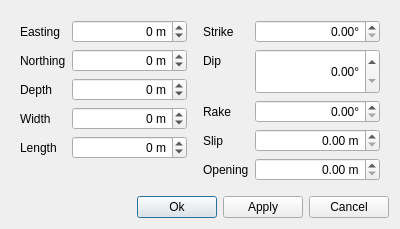
<?xml version="1.0" encoding="UTF-8"?>
<ui version="4.0">
 <class>OkadaSourceDialog</class>
 <widget class="QDialog" name="OkadaSourceDialog">
  <property name="windowModality">
   <enum>Qt::WindowModal</enum>
  </property>
  <property name="geometry">
   <rect>
    <x>0</x>
    <y>0</y>
    <width>400</width>
    <height>229</height>
   </rect>
  </property>
  <property name="sizePolicy">
   <sizepolicy hsizetype="Fixed" vsizetype="Fixed">
    <horstretch>0</horstretch>
    <verstretch>0</verstretch>
   </sizepolicy>
  </property>
  <property name="minimumSize">
   <size>
    <width>400</width>
    <height>0</height>
   </size>
  </property>
  <property name="focusPolicy">
   <enum>Qt::StrongFocus</enum>
  </property>
  <property name="windowTitle">
   <string>OkadaSource Parameters</string>
  </property>
  <layout class="QVBoxLayout" name="verticalLayout">
   <item>
    <widget class="QWidget" name="widget" native="true">
     <property name="enabled">
      <bool>true</bool>
     </property>
     <property name="sizePolicy">
      <sizepolicy hsizetype="Expanding" vsizetype="Expanding">
       <horstretch>0</horstretch>
       <verstretch>0</verstretch>
      </sizepolicy>
     </property>
     <property name="autoFillBackground">
      <bool>false</bool>
     </property>
     <property name="styleSheet">
      <string notr="true"/>
     </property>
     <layout class="QHBoxLayout" name="horizontalLayout_2">
      <item>
       <layout class="QFormLayout" name="formLayout_1">
        <property name="fieldGrowthPolicy">
         <enum>QFormLayout::ExpandingFieldsGrow</enum>
        </property>
        <property name="rightMargin">
         <number>10</number>
        </property>
        <item row="0" column="0">
         <widget class="QLabel" name="eastingLabel">
          <property name="toolTip">
           <string>&lt;span style='font-family: monospace'&gt;OkadaSource.easting&lt;/span&gt;&lt;br&gt;
Coordinate of the top center edge.</string>
          </property>
          <property name="text">
           <string>Easting</string>
          </property>
         </widget>
        </item>
        <item row="0" column="1">
         <widget class="QSpinBox" name="easting">
          <property name="sizePolicy">
           <sizepolicy hsizetype="Expanding" vsizetype="Fixed">
            <horstretch>0</horstretch>
            <verstretch>0</verstretch>
           </sizepolicy>
          </property>
          <property name="wrapping">
           <bool>true</bool>
          </property>
          <property name="alignment">
           <set>Qt::AlignRight|Qt::AlignTrailing|Qt::AlignVCenter</set>
          </property>
          <property name="accelerated">
           <bool>false</bool>
          </property>
          <property name="suffix">
           <string> m</string>
          </property>
          <property name="minimum">
           <number>-10000000</number>
          </property>
          <property name="maximum">
           <number>10000000</number>
          </property>
          <property name="singleStep">
           <number>100</number>
          </property>
         </widget>
        </item>
        <item row="1" column="0">
         <widget class="QLabel" name="northingLabel">
          <property name="toolTip">
           <string>&lt;span style='font-family: monospace'&gt;OkadaSource.northing&lt;/span&gt;&lt;br&gt;
Coordinate of the top center edge.</string>
          </property>
          <property name="text">
           <string>Northing</string>
          </property>
         </widget>
        </item>
        <item row="1" column="1">
         <widget class="QSpinBox" name="northing">
          <property name="sizePolicy">
           <sizepolicy hsizetype="Expanding" vsizetype="Fixed">
            <horstretch>0</horstretch>
            <verstretch>0</verstretch>
           </sizepolicy>
          </property>
          <property name="wrapping">
           <bool>true</bool>
          </property>
          <property name="alignment">
           <set>Qt::AlignRight|Qt::AlignTrailing|Qt::AlignVCenter</set>
          </property>
          <property name="accelerated">
           <bool>false</bool>
          </property>
          <property name="suffix">
           <string> m</string>
          </property>
          <property name="minimum">
           <number>-10000000</number>
          </property>
          <property name="maximum">
           <number>10000000</number>
          </property>
          <property name="singleStep">
           <number>100</number>
          </property>
         </widget>
        </item>
        <item row="2" column="0">
         <widget class="QLabel" name="depthLabel">
          <property name="toolTip">
           <string>&lt;span style='font-family: monospace'&gt;OkadaSource.depth&lt;/span&gt;&lt;br&gt;
Depth of the upper edge of the fault.</string>
          </property>
          <property name="text">
           <string>Depth</string>
          </property>
         </widget>
        </item>
        <item row="2" column="1">
         <widget class="QSpinBox" name="depth">
          <property name="sizePolicy">
           <sizepolicy hsizetype="Expanding" vsizetype="Fixed">
            <horstretch>0</horstretch>
            <verstretch>0</verstretch>
           </sizepolicy>
          </property>
          <property name="wrapping">
           <bool>true</bool>
          </property>
          <property name="alignment">
           <set>Qt::AlignRight|Qt::AlignTrailing|Qt::AlignVCenter</set>
          </property>
          <property name="accelerated">
           <bool>false</bool>
          </property>
          <property name="suffix">
           <string> m</string>
          </property>
          <property name="minimum">
           <number>-10000000</number>
          </property>
          <property name="maximum">
           <number>10000000</number>
          </property>
          <property name="singleStep">
           <number>100</number>
          </property>
         </widget>
        </item>
        <item row="3" column="0">
         <widget class="QLabel" name="widthLabel">
          <property name="toolTip">
           <string>&lt;span style='font-family: monospace'&gt;OkadaSource.width&lt;/span&gt;</string>
          </property>
          <property name="text">
           <string>Width</string>
          </property>
         </widget>
        </item>
        <item row="3" column="1">
         <widget class="QSpinBox" name="width">
          <property name="sizePolicy">
           <sizepolicy hsizetype="Expanding" vsizetype="Fixed">
            <horstretch>0</horstretch>
            <verstretch>0</verstretch>
           </sizepolicy>
          </property>
          <property name="wrapping">
           <bool>true</bool>
          </property>
          <property name="alignment">
           <set>Qt::AlignRight|Qt::AlignTrailing|Qt::AlignVCenter</set>
          </property>
          <property name="accelerated">
           <bool>false</bool>
          </property>
          <property name="suffix">
           <string> m</string>
          </property>
          <property name="minimum">
           <number>-10000000</number>
          </property>
          <property name="maximum">
           <number>10000000</number>
          </property>
          <property name="singleStep">
           <number>100</number>
          </property>
         </widget>
        </item>
        <item row="4" column="0">
         <widget class="QLabel" name="lengthLabel">
          <property name="toolTip">
           <string>&lt;span style='font-family: monospace'&gt;OkadaSource.length&lt;/span&gt;</string>
          </property>
          <property name="text">
           <string>Length</string>
          </property>
         </widget>
        </item>
        <item row="4" column="1">
         <widget class="QSpinBox" name="length">
          <property name="sizePolicy">
           <sizepolicy hsizetype="Expanding" vsizetype="Fixed">
            <horstretch>0</horstretch>
            <verstretch>0</verstretch>
           </sizepolicy>
          </property>
          <property name="wrapping">
           <bool>true</bool>
          </property>
          <property name="alignment">
           <set>Qt::AlignRight|Qt::AlignTrailing|Qt::AlignVCenter</set>
          </property>
          <property name="accelerated">
           <bool>false</bool>
          </property>
          <property name="suffix">
           <string> m</string>
          </property>
          <property name="minimum">
           <number>-10000000</number>
          </property>
          <property name="maximum">
           <number>10000000</number>
          </property>
          <property name="singleStep">
           <number>100</number>
          </property>
         </widget>
        </item>
       </layout>
      </item>
      <item>
       <layout class="QFormLayout" name="formLayout_2">
        <property name="fieldGrowthPolicy">
         <enum>QFormLayout::ExpandingFieldsGrow</enum>
        </property>
        <item row="1" column="1">
         <widget class="QDoubleSpinBox" name="dip">
          <property name="sizePolicy">
           <sizepolicy hsizetype="Expanding" vsizetype="Expanding">
            <horstretch>0</horstretch>
            <verstretch>0</verstretch>
           </sizepolicy>
          </property>
          <property name="alignment">
           <set>Qt::AlignRight|Qt::AlignTrailing|Qt::AlignVCenter</set>
          </property>
          <property name="suffix">
           <string>°</string>
          </property>
          <property name="maximum">
           <double>360.000000000000000</double>
          </property>
         </widget>
        </item>
        <item row="2" column="0">
         <widget class="QLabel" name="rakeLabel">
          <property name="toolTip">
           <string>&lt;span style='font-family: monospace'&gt;OkadaSource.rake&lt;/span&gt;&lt;br&gt;
Clockwise from left-lateral (0 deg; horizontal).</string>
          </property>
          <property name="text">
           <string>Rake</string>
          </property>
         </widget>
        </item>
        <item row="2" column="1">
         <widget class="QDoubleSpinBox" name="rake">
          <property name="sizePolicy">
           <sizepolicy hsizetype="Expanding" vsizetype="Fixed">
            <horstretch>0</horstretch>
            <verstretch>0</verstretch>
           </sizepolicy>
          </property>
          <property name="alignment">
           <set>Qt::AlignRight|Qt::AlignTrailing|Qt::AlignVCenter</set>
          </property>
          <property name="suffix">
           <string>°</string>
          </property>
          <property name="maximum">
           <double>360.000000000000000</double>
          </property>
         </widget>
        </item>
        <item row="3" column="0">
         <widget class="QLabel" name="slipLabel">
          <property name="toolTip">
           <string>&lt;span style='font-family: monospace'&gt;OkadaSource.slip&lt;/span&gt;
In direction of rake.</string>
          </property>
          <property name="text">
           <string>Slip</string>
          </property>
         </widget>
        </item>
        <item row="3" column="1">
         <widget class="QDoubleSpinBox" name="slip">
          <property name="sizePolicy">
           <sizepolicy hsizetype="Expanding" vsizetype="Fixed">
            <horstretch>0</horstretch>
            <verstretch>0</verstretch>
           </sizepolicy>
          </property>
          <property name="alignment">
           <set>Qt::AlignRight|Qt::AlignTrailing|Qt::AlignVCenter</set>
          </property>
          <property name="suffix">
           <string> m</string>
          </property>
         </widget>
        </item>
        <item row="4" column="0">
         <widget class="QLabel" name="openingLabel">
          <property name="toolTip">
           <string>&lt;span style='font-family: monospace'&gt;OkadaSource.opening&lt;/span&gt;
Positive is expansion (e.g. of a dike).</string>
          </property>
          <property name="text">
           <string>Opening</string>
          </property>
         </widget>
        </item>
        <item row="4" column="1">
         <widget class="QDoubleSpinBox" name="opening">
          <property name="sizePolicy">
           <sizepolicy hsizetype="Expanding" vsizetype="Fixed">
            <horstretch>0</horstretch>
            <verstretch>0</verstretch>
           </sizepolicy>
          </property>
          <property name="alignment">
           <set>Qt::AlignRight|Qt::AlignTrailing|Qt::AlignVCenter</set>
          </property>
          <property name="suffix">
           <string> m</string>
          </property>
         </widget>
        </item>
        <item row="0" column="1">
         <widget class="QDoubleSpinBox" name="strike">
          <property name="sizePolicy">
           <sizepolicy hsizetype="Expanding" vsizetype="Fixed">
            <horstretch>0</horstretch>
            <verstretch>0</verstretch>
           </sizepolicy>
          </property>
          <property name="alignment">
           <set>Qt::AlignRight|Qt::AlignTrailing|Qt::AlignVCenter</set>
          </property>
          <property name="suffix">
           <string>°</string>
          </property>
          <property name="maximum">
           <double>360.000000000000000</double>
          </property>
         </widget>
        </item>
        <item row="1" column="0">
         <widget class="QLabel" name="dipLabel">
          <property name="toolTip">
           <string>&lt;span style='font-family: monospace'&gt;OkadaSource.dip&lt;/span&gt;&lt;br&gt;
Positive from horizontal.</string>
          </property>
          <property name="text">
           <string>Dip</string>
          </property>
         </widget>
        </item>
        <item row="0" column="0">
         <widget class="QLabel" name="strikeLabel">
          <property name="toolTip">
           <string>&lt;span style='font-family: monospace'&gt;OkadaSource.strike&lt;/span&gt;&lt;br&gt;
Clockwise from north.</string>
          </property>
          <property name="text">
           <string>Strike</string>
          </property>
         </widget>
        </item>
       </layout>
      </item>
     </layout>
    </widget>
   </item>
   <item>
    <layout class="QHBoxLayout" name="horizontalLayout_3">
     <item>
      <spacer name="horizontalSpacer">
       <property name="orientation">
        <enum>Qt::Horizontal</enum>
       </property>
       <property name="sizeHint" stdset="0">
        <size>
         <width>40</width>
         <height>20</height>
        </size>
       </property>
      </spacer>
     </item>
     <item>
      <widget class="QPushButton" name="okButton">
       <property name="text">
        <string>Ok</string>
       </property>
      </widget>
     </item>
     <item>
      <widget class="QPushButton" name="applyButton">
       <property name="text">
        <string>Apply</string>
       </property>
      </widget>
     </item>
     <item>
      <widget class="QPushButton" name="cancelButton">
       <property name="text">
        <string>Cancel</string>
       </property>
      </widget>
     </item>
    </layout>
   </item>
  </layout>
 </widget>
 <tabstops>
  <tabstop>easting</tabstop>
  <tabstop>northing</tabstop>
  <tabstop>depth</tabstop>
  <tabstop>width</tabstop>
  <tabstop>length</tabstop>
  <tabstop>strike</tabstop>
  <tabstop>dip</tabstop>
  <tabstop>rake</tabstop>
  <tabstop>slip</tabstop>
  <tabstop>opening</tabstop>
  <tabstop>okButton</tabstop>
  <tabstop>applyButton</tabstop>
  <tabstop>cancelButton</tabstop>
 </tabstops>
 <resources/>
 <connections>
  <connection>
   <sender>cancelButton</sender>
   <signal>released()</signal>
   <receiver>OkadaSourceDialog</receiver>
   <slot>close()</slot>
   <hints>
    <hint type="sourcelabel">
     <x>533</x>
     <y>243</y>
    </hint>
    <hint type="destinationlabel">
     <x>292</x>
     <y>133</y>
    </hint>
   </hints>
  </connection>
 </connections>
</ui>
